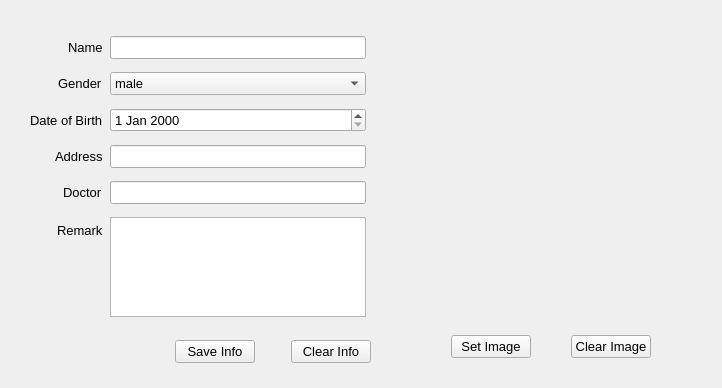
         <widget class="QWidget" name="user_page">
          <attribute name="title">
           <string>USER</string>
          </attribute>
          <layout class="QHBoxLayout" name="horizontalLayout_4">
           <item alignment="Qt::AlignRight">
            <widget class="QFrame" name="frame">
             <layout class="QVBoxLayout" name="verticalLayout_9">
              <item alignment="Qt::AlignHCenter">
               <widget class="QFrame" name="frame">
                <property name="sizePolicy">
                 <sizepolicy hsizetype="Preferred" vsizetype="Expanding">
                  <horstretch>0</horstretch>
                  <verstretch>0</verstretch>
                 </sizepolicy>
                </property>
                <layout class="QFormLayout" name="formLayout">
                 <property name="sizeConstraint">
                  <enum>QLayout::SetDefaultConstraint</enum>
                 </property>
                 <property name="fieldGrowthPolicy">
                  <enum>QFormLayout::AllNonFixedFieldsGrow</enum>
                 </property>
                 <property name="rowWrapPolicy">
                  <enum>QFormLayout::WrapLongRows</enum>
                 </property>
                 <property name="labelAlignment">
                  <set>Qt::AlignRight|Qt::AlignTrailing|Qt::AlignVCenter</set>
                 </property>
                 <property name="formAlignment">
                  <set>Qt::AlignLeading|Qt::AlignLeft|Qt::AlignVCenter</set>
                 </property>
                 <property name="horizontalSpacing">
                  <number>7</number>
                 </property>
                 <property name="verticalSpacing">
                  <number>7</number>
                 </property>
                 <property name="leftMargin">
                  <number>10</number>
                 </property>
                 <property name="topMargin">
                  <number>10</number>
                 </property>
                 <property name="rightMargin">
                  <number>10</number>
                 </property>
                 <property name="bottomMargin">
                  <number>5</number>
                 </property>
                 <item row="0" column="0">
                  <widget class="QLabel" name="nameLabel">
                   <property name="font">
                    <font>
                     <pointsize>10</pointsize>
                    </font>
                   </property>
                   <property name="text">
                    <string>Name</string>
                   </property>
                  </widget>
                 </item>
                 <item row="0" column="1">
                  <widget class="QLineEdit" name="nameLineEdit">
                   <property name="maximumSize">
                    <size>
                     <width>10000000</width>
                     <height>16777215</height>
                    </size>
                   </property>
                   <property name="font">
                    <font>
                     <pointsize>10</pointsize>
                    </font>
                   </property>
                   <property name="text">
                    <string/>
                   </property>
                  </widget>
                 </item>
                 <item row="2" column="0">
                  <widget class="QLabel" name="dateOfBirthLabel">
                   <property name="font">
                    <font>
                     <pointsize>10</pointsize>
                    </font>
                   </property>
                   <property name="text">
                    <string>Date of Birth</string>
                   </property>
                  </widget>
                 </item>
                 <item row="3" column="0">
                  <widget class="QLabel" name="addressLabel">
                   <property name="font">
                    <font>
                     <pointsize>10</pointsize>
                    </font>
                   </property>
                   <property name="text">
                    <string>Address</string>
                   </property>
                  </widget>
                 </item>
                 <item row="3" column="1">
                  <widget class="QLineEdit" name="addressLineEdit">
                   <property name="maximumSize">
                    <size>
                     <width>10000000</width>
                     <height>16777215</height>
                    </size>
                   </property>
                   <property name="font">
                    <font>
                     <pointsize>10</pointsize>
                    </font>
                   </property>
                  </widget>
                 </item>
                 <item row="4" column="0">
                  <widget class="QLabel" name="doctorLabel">
                   <property name="font">
                    <font>
                     <pointsize>10</pointsize>
                    </font>
                   </property>
                   <property name="text">
                    <string>Doctor</string>
                   </property>
                  </widget>
                 </item>
                 <item row="4" column="1">
                  <widget class="QLineEdit" name="doctorLineEdit">
                   <property name="maximumSize">
                    <size>
                     <width>10000000</width>
                     <height>16777215</height>
                    </size>
                   </property>
                   <property name="font">
                    <font>
                     <pointsize>10</pointsize>
                    </font>
                   </property>
                  </widget>
                 </item>
                 <item row="5" column="0">
                  <widget class="QLabel" name="remarkLabel">
                   <property name="font">
                    <font>
                     <pointsize>10</pointsize>
                    </font>
                   </property>
                   <property name="text">
                    <string>Remark</string>
                   </property>
                  </widget>
                 </item>
                 <item row="5" column="1">
                  <widget class="QTextEdit" name="remarkTextEdit">
                   <property name="maximumSize">
                    <size>
                     <width>10000000</width>
                     <height>100</height>
                    </size>
                   </property>
                   <property name="font">
                    <font>
                     <pointsize>10</pointsize>
                    </font>
                   </property>
                   <property name="html">
                    <string>&lt;!DOCTYPE HTML PUBLIC &quot;-//W3C//DTD HTML 4.0//EN&quot; &quot;http://www.w3.org/TR/REC-html40/strict.dtd&quot;&gt;
&lt;html&gt;&lt;head&gt;&lt;meta name=&quot;qrichtext&quot; content=&quot;1&quot; /&gt;&lt;style type=&quot;text/css&quot;&gt;
p, li { white-space: pre-wrap; }
&lt;/style&gt;&lt;/head&gt;&lt;body style=&quot; font-family:'SimSun'; font-size:10pt; font-weight:400; font-style:normal;&quot;&gt;
&lt;p style=&quot;-qt-paragraph-type:empty; margin-top:0px; margin-bottom:0px; margin-left:0px; margin-right:0px; -qt-block-indent:0; text-indent:0px; font-family:'MS Shell Dlg 2';&quot;&gt;&lt;br /&gt;&lt;/p&gt;&lt;/body&gt;&lt;/html&gt;</string>
                   </property>
                  </widget>
                 </item>
                 <item row="2" column="1">
                  <widget class="QDateEdit" name="dateOfBirthdateEdit">
                   <property name="font">
                    <font>
                     <pointsize>10</pointsize>
                    </font>
                   </property>
                  </widget>
                 </item>
                 <item row="1" column="0">
                  <widget class="QLabel" name="genderLabel">
                   <property name="font">
                    <font>
                     <pointsize>10</pointsize>
                    </font>
                   </property>
                   <property name="text">
                    <string>Gender</string>
                   </property>
                  </widget>
                 </item>
                 <item row="1" column="1">
                  <widget class="QComboBox" name="genderComboBox">
                   <property name="font">
                    <font>
                     <pointsize>10</pointsize>
                    </font>
                   </property>
                   <item>
                    <property name="text">
                     <string>male</string>
                    </property>
                   </item>
                   <item>
                    <property name="text">
                     <string>female</string>
                    </property>
                   </item>
                  </widget>
                 </item>
                </layout>
               </widget>
              </item>
              <item alignment="Qt::AlignRight">
               <widget class="QFrame" name="horizontalFrame_2">
                <property name="font">
                 <font>
                  <pointsize>10</pointsize>
                 </font>
                </property>
                <layout class="QHBoxLayout" name="horizontalLayout_5">
                 <property name="spacing">
                  <number>36</number>
                 </property>
                 <property name="leftMargin">
                  <number>5</number>
                 </property>
                 <property name="topMargin">
                  <number>5</number>
                 </property>
                 <property name="rightMargin">
                  <number>5</number>
                 </property>
                 <property name="bottomMargin">
                  <number>5</number>
                 </property>
                 <item>
                  <widget class="QPushButton" name="save_info_button">
                   <property name="maximumSize">
                    <size>
                     <width>150</width>
                     <height>16777215</height>
                    </size>
                   </property>
                   <property name="font">
                    <font>
                     <pointsize>10</pointsize>
                    </font>
                   </property>
                   <property name="text">
                    <string>Save Info</string>
                   </property>
                  </widget>
                 </item>
                 <item>
                  <widget class="QPushButton" name="clear_button">
                   <property name="maximumSize">
                    <size>
                     <width>150</width>
                     <height>16777215</height>
                    </size>
                   </property>
                   <property name="text">
                    <string>Clear Info</string>
                   </property>
                  </widget>
                 </item>
                </layout>
               </widget>
              </item>
             </layout>
            </widget>
           </item>
           <item alignment="Qt::AlignLeft">
            <widget class="QFrame" name="frame">
             <property name="sizePolicy">
              <sizepolicy hsizetype="Preferred" vsizetype="Expanding">
               <horstretch>0</horstretch>
               <verstretch>0</verstretch>
              </sizepolicy>
             </property>
             <property name="minimumSize">
              <size>
               <width>0</width>
               <height>0</height>
              </size>
             </property>
             <property name="maximumSize">
              <size>
               <width>16777215</width>
               <height>16777215</height>
              </size>
             </property>
             <layout class="QVBoxLayout" name="verticalLayout_5">
              <property name="spacing">
               <number>5</number>
              </property>
              <property name="leftMargin">
               <number>10</number>
              </property>
              <property name="topMargin">
               <number>10</number>
              </property>
              <property name="rightMargin">
               <number>10</number>
              </property>
              <property name="bottomMargin">
               <number>10</number>
              </property>
              <item alignment="Qt::AlignHCenter|Qt::AlignVCenter">
               <widget class="QLabel" name="user_photo_label">
                <property name="minimumSize">
                 <size>
                  <width>300</width>
                  <height>300</height>
                 </size>
                </property>
                <property name="maximumSize">
                 <size>
                  <width>300</width>
                  <height>300</height>
                 </size>
                </property>
                <property name="text">
                 <string/>
                </property>
                <property name="pixmap">
                 <pixmap>../qt/images/blank-profile-picture.png</pixmap>
                </property>
                <property name="scaledContents">
                 <bool>true</bool>
                </property>
                <property name="alignment">
                 <set>Qt::AlignCenter</set>
                </property>
                <property name="indent">
                 <number>0</number>
                </property>
               </widget>
              </item>
              <item alignment="Qt::AlignHCenter">
               <widget class="QFrame" name="horizontalFrame_3">
                <property name="font">
                 <font>
                  <pointsize>10</pointsize>
                 </font>
                </property>
                <layout class="QHBoxLayout" name="horizontalLayout_2">
                 <property name="spacing">
                  <number>40</number>
                 </property>
                 <property name="leftMargin">
                  <number>0</number>
                 </property>
                 <property name="rightMargin">
                  <number>0</number>
                 </property>
                 <item alignment="Qt::AlignHCenter">
                  <widget class="QPushButton" name="set_image_button">
                   <property name="font">
                    <font>
                     <pointsize>10</pointsize>
                    </font>
                   </property>
                   <property name="text">
                    <string>Set Image</string>
                   </property>
                  </widget>
                 </item>
                 <item alignment="Qt::AlignHCenter">
                  <widget class="QPushButton" name="clear_image_button">
                   <property name="text">
                    <string>Clear Image</string>
                   </property>
                  </widget>
                 </item>
                </layout>
               </widget>
              </item>
             </layout>
            </widget>
           </item>
          </layout>
         </widget>
